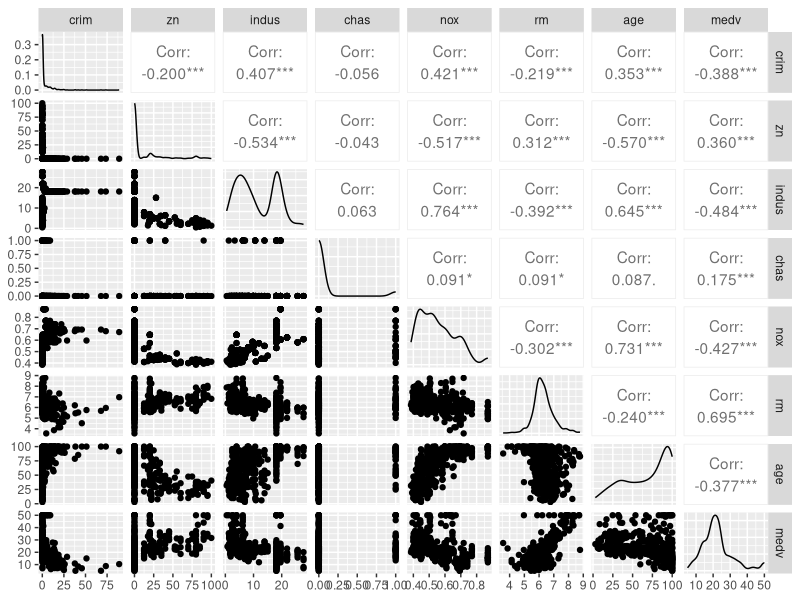
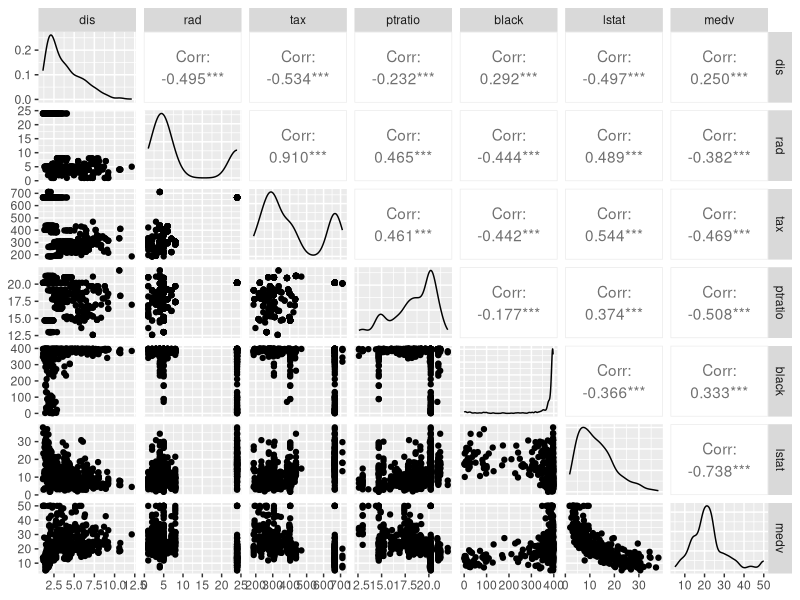
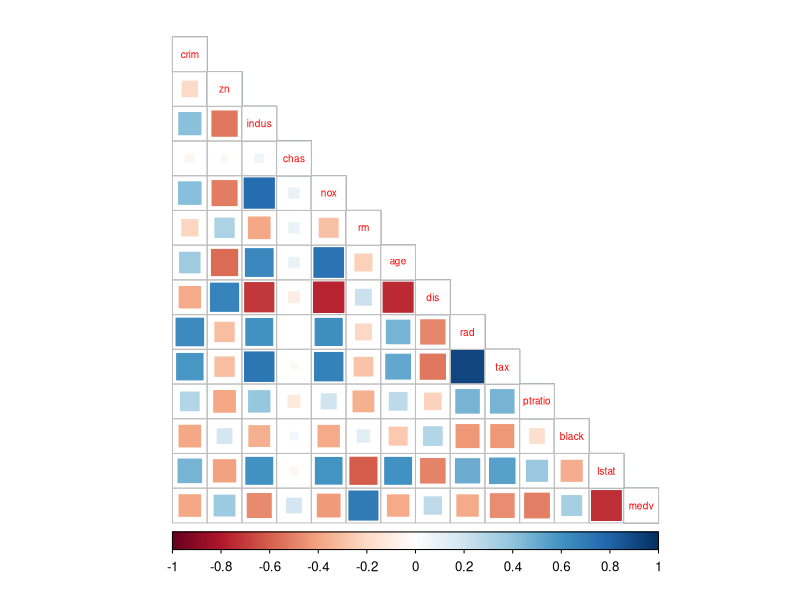
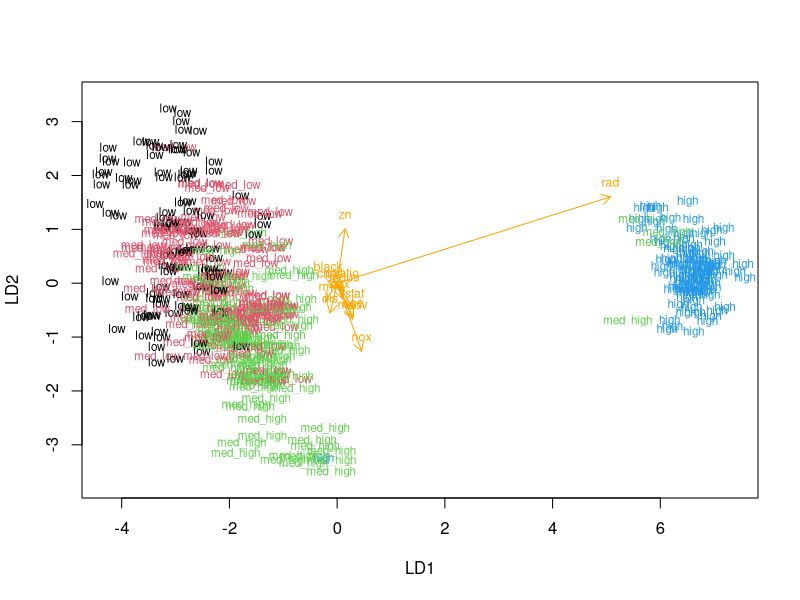

Reproduce these figures in R, in order.
## ---- chunk 1
library(ggplot2); library(GGally); library(corrplot); library(tidyr); library(dplyr)
## ---- chunk 2
library(MASS)

data("Boston")

str(Boston)

## ---- chunk 3
crim <- Boston$crim
zn <- Boston$zn
indus <- Boston$indus
chas <- Boston$chas
nox <- Boston$nox
rm <- Boston$rm
age <- Boston$age
medv <- Boston$medv
Boston_1 <- data.frame(crim, zn, indus, chas, nox, rm, age, medv)

ggpairs(Boston_1, lower = list(combo  =wrap("facethist", bins=20)))


dis <- Boston$dis
rad <- Boston$rad
tax <- Boston$tax
ptratio <- Boston$ptratio
black <- Boston$black
lstat <- Boston$lstat
Boston_2 <- data.frame(dis, rad, tax, ptratio, black, lstat, medv)

ggpairs(Boston_2, lower = list(combo  =wrap("facethist", bins=20)))
## ---- chunk 4
summary(Boston)
## ---- chunk 5
cor_matrix<-cor(Boston) %>% round(digits = 2)
cor_matrix
corrplot(cor_matrix, method="square", type="lower", cl.pos="b", tl.pos="d", tl.cex = 0.6)
## ---- chunk 6

boston_scaled <- scale(Boston)
summary(boston_scaled)
boston_scaled <- as.data.frame(boston_scaled)
## ---- chunk 7
summary(boston_scaled$crim)

# create a quantile vector of crim and print it
bins <- quantile(boston_scaled$crim)
bins

# create a categorical variable 'crime'
crime <- cut(boston_scaled$crim, breaks = bins, include.lowest = TRUE, labels = c("low", "med_low", "med_high", "high"))

# look at the table of the new factor crime
table(crime)

# remove original crim from the dataset
boston_scaled <- dplyr::select(boston_scaled, -crim)

# add the new categorical value to scaled data
boston_scaled <- data.frame(boston_scaled, crime)
## ---- chunk 8
# number of rows in the Boston dataset 
n <- nrow(boston_scaled)

# choose randomly 80% of the rows
ind <- sample(n,  size = n * 0.8)

# create train set
train <- boston_scaled[ind,]

# create test set 
test <- boston_scaled[-ind,]

# save the correct classes from test data
correct_classes <- test$crime

# remove the crime variable from test data
test <- dplyr::select(test, -crime)
## ---- chunk 9
# linear discriminant analysis
lda.fit <- lda(crime ~ ., data = train)

# print the lda.fit object
lda.fit

# the function for lda biplot arrows
lda.arrows <- function(x, myscale = 1, arrow_heads = 0.1, color = "orange", tex = 0.75, choices = c(1,2)){
  heads <- coef(x)
  arrows(x0 = 0, y0 = 0, 
         x1 = myscale * heads[,choices[1]], 
         y1 = myscale * heads[,choices[2]], col=color, length = arrow_heads)
  text(myscale * heads[,choices], labels = row.names(heads), 
       cex = tex, col=color, pos=3)
}

# target classes as numeric
classes <- as.numeric(train$crime)

# plot the lda results
plot(lda.fit, dimen = 2, col = classes, pch = classes)
lda.arrows(lda.fit, myscale = 1.5)
